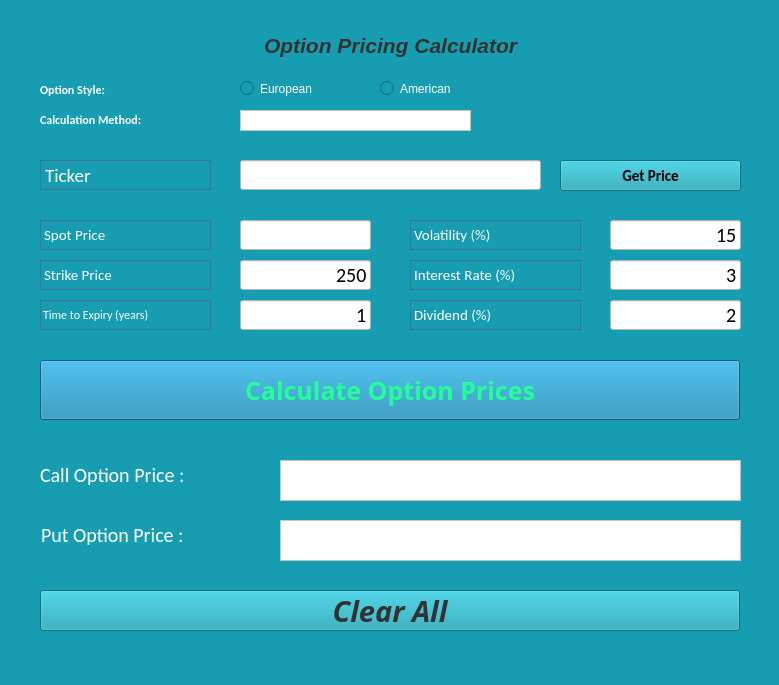
<?xml version="1.0" encoding="UTF-8"?>
<ui version="4.0">
 <class>MainWindow</class>
 <widget class="QMainWindow" name="MainWindow">
  <property name="geometry">
   <rect>
    <x>0</x>
    <y>0</y>
    <width>779</width>
    <height>685</height>
   </rect>
  </property>
  <property name="windowTitle">
   <string>Option Pricing Calculator</string>
  </property>
  <property name="styleSheet">
   <string notr="true">background-color: rgb(23, 157, 177)</string>
  </property>
  <widget class="QWidget" name="centralwidget">
   <widget class="QPushButton" name="pushButton_Calculate">
    <property name="geometry">
     <rect>
      <x>40</x>
      <y>360</y>
      <width>700</width>
      <height>60</height>
     </rect>
    </property>
    <property name="font">
     <font>
      <family>Book Antiqua</family>
      <pointsize>19</pointsize>
      <weight>75</weight>
      <bold>true</bold>
     </font>
    </property>
    <property name="styleSheet">
     <string notr="true">background-color: rgb(20, 130, 177); color:rgb(35, 255, 152)</string>
    </property>
    <property name="text">
     <string>Calculate Option Prices</string>
    </property>
   </widget>
   <widget class="QLabel" name="label_2">
    <property name="geometry">
     <rect>
      <x>40</x>
      <y>220</y>
      <width>171</width>
      <height>30</height>
     </rect>
    </property>
    <property name="font">
     <font>
      <family>Calibri</family>
      <pointsize>11</pointsize>
     </font>
    </property>
    <property name="styleSheet">
     <string notr="true">color: rgb(255, 255, 255); border: 1px solid rgb(65, 113, 156)</string>
    </property>
    <property name="text">
     <string>Spot Price</string>
    </property>
   </widget>
   <widget class="QLabel" name="label_4">
    <property name="geometry">
     <rect>
      <x>40</x>
      <y>300</y>
      <width>171</width>
      <height>30</height>
     </rect>
    </property>
    <property name="font">
     <font>
      <family>Calibri</family>
      <pointsize>9</pointsize>
     </font>
    </property>
    <property name="styleSheet">
     <string notr="true">color: rgb(255, 255, 255); border: 1px solid rgb(65, 113, 156)</string>
    </property>
    <property name="text">
     <string>Time to Expiry (years)</string>
    </property>
   </widget>
   <widget class="QLabel" name="label_5">
    <property name="geometry">
     <rect>
      <x>40</x>
      <y>460</y>
      <width>231</width>
      <height>30</height>
     </rect>
    </property>
    <property name="font">
     <font>
      <family>Calibri</family>
      <pointsize>15</pointsize>
     </font>
    </property>
    <property name="styleSheet">
     <string notr="true">color: rgb(255, 255, 255)</string>
    </property>
    <property name="text">
     <string>Call Option Price :</string>
    </property>
   </widget>
   <widget class="QLineEdit" name="lineEdit_SpotPrice">
    <property name="geometry">
     <rect>
      <x>240</x>
      <y>220</y>
      <width>131</width>
      <height>30</height>
     </rect>
    </property>
    <property name="font">
     <font>
      <family>Calibri</family>
      <pointsize>15</pointsize>
     </font>
    </property>
    <property name="styleSheet">
     <string notr="true">background-color: rgb(255, 255, 255)</string>
    </property>
    <property name="text">
     <string/>
    </property>
    <property name="alignment">
     <set>Qt::AlignRight|Qt::AlignTrailing|Qt::AlignVCenter</set>
    </property>
   </widget>
   <widget class="QLineEdit" name="lineEdit_StrikePrice">
    <property name="geometry">
     <rect>
      <x>240</x>
      <y>260</y>
      <width>131</width>
      <height>30</height>
     </rect>
    </property>
    <property name="font">
     <font>
      <family>Calibri</family>
      <pointsize>15</pointsize>
     </font>
    </property>
    <property name="styleSheet">
     <string notr="true">background-color: rgb(255, 255, 255)</string>
    </property>
    <property name="text">
     <string>250</string>
    </property>
    <property name="alignment">
     <set>Qt::AlignRight|Qt::AlignTrailing|Qt::AlignVCenter</set>
    </property>
   </widget>
   <widget class="QLineEdit" name="lineEdit_TimetoExpiry">
    <property name="geometry">
     <rect>
      <x>240</x>
      <y>300</y>
      <width>131</width>
      <height>30</height>
     </rect>
    </property>
    <property name="font">
     <font>
      <family>Calibri</family>
      <pointsize>15</pointsize>
     </font>
    </property>
    <property name="styleSheet">
     <string notr="true">background-color: rgb(255, 255, 255)</string>
    </property>
    <property name="text">
     <string>1</string>
    </property>
    <property name="alignment">
     <set>Qt::AlignRight|Qt::AlignTrailing|Qt::AlignVCenter</set>
    </property>
   </widget>
   <widget class="QLabel" name="label_3">
    <property name="geometry">
     <rect>
      <x>40</x>
      <y>260</y>
      <width>171</width>
      <height>30</height>
     </rect>
    </property>
    <property name="font">
     <font>
      <family>Calibri</family>
      <pointsize>11</pointsize>
     </font>
    </property>
    <property name="styleSheet">
     <string notr="true">color: rgb(255, 255, 255); border: 1px solid rgb(65, 113, 156)</string>
    </property>
    <property name="text">
     <string>Strike Price</string>
    </property>
   </widget>
   <widget class="QLabel" name="label_6">
    <property name="geometry">
     <rect>
      <x>410</x>
      <y>220</y>
      <width>171</width>
      <height>30</height>
     </rect>
    </property>
    <property name="font">
     <font>
      <family>Calibri</family>
      <pointsize>11</pointsize>
     </font>
    </property>
    <property name="styleSheet">
     <string notr="true">color: rgb(255, 255, 255); border: 1px solid rgb(65, 113, 156)</string>
    </property>
    <property name="text">
     <string>Volatility (%)</string>
    </property>
   </widget>
   <widget class="QLabel" name="label_7">
    <property name="geometry">
     <rect>
      <x>410</x>
      <y>260</y>
      <width>171</width>
      <height>30</height>
     </rect>
    </property>
    <property name="font">
     <font>
      <family>Calibri</family>
      <pointsize>11</pointsize>
     </font>
    </property>
    <property name="styleSheet">
     <string notr="true">color: rgb(255, 255, 255); border: 1px solid rgb(65, 113, 156)</string>
    </property>
    <property name="text">
     <string>Interest Rate (%)</string>
    </property>
   </widget>
   <widget class="QLabel" name="label_8">
    <property name="geometry">
     <rect>
      <x>410</x>
      <y>300</y>
      <width>171</width>
      <height>30</height>
     </rect>
    </property>
    <property name="font">
     <font>
      <family>Calibri</family>
      <pointsize>11</pointsize>
     </font>
    </property>
    <property name="styleSheet">
     <string notr="true">color: rgb(255, 255, 255); border: 1px solid rgb(65, 113, 156)</string>
    </property>
    <property name="text">
     <string>Dividend (%)</string>
    </property>
   </widget>
   <widget class="QLineEdit" name="lineEdit_Volatility">
    <property name="geometry">
     <rect>
      <x>610</x>
      <y>220</y>
      <width>131</width>
      <height>30</height>
     </rect>
    </property>
    <property name="font">
     <font>
      <family>Calibri</family>
      <pointsize>15</pointsize>
     </font>
    </property>
    <property name="styleSheet">
     <string notr="true">background-color: rgb(255, 255, 255)</string>
    </property>
    <property name="text">
     <string>15</string>
    </property>
    <property name="alignment">
     <set>Qt::AlignRight|Qt::AlignTrailing|Qt::AlignVCenter</set>
    </property>
   </widget>
   <widget class="QLineEdit" name="lineEdit_InterestRate">
    <property name="geometry">
     <rect>
      <x>610</x>
      <y>260</y>
      <width>131</width>
      <height>30</height>
     </rect>
    </property>
    <property name="font">
     <font>
      <family>Calibri</family>
      <pointsize>15</pointsize>
     </font>
    </property>
    <property name="styleSheet">
     <string notr="true">background-color: rgb(255, 255, 255)</string>
    </property>
    <property name="text">
     <string>3</string>
    </property>
    <property name="alignment">
     <set>Qt::AlignRight|Qt::AlignTrailing|Qt::AlignVCenter</set>
    </property>
   </widget>
   <widget class="QLineEdit" name="lineEdit_Dividend">
    <property name="geometry">
     <rect>
      <x>610</x>
      <y>300</y>
      <width>131</width>
      <height>30</height>
     </rect>
    </property>
    <property name="font">
     <font>
      <family>Calibri</family>
      <pointsize>15</pointsize>
     </font>
    </property>
    <property name="styleSheet">
     <string notr="true">background-color: rgb(255, 255, 255)</string>
    </property>
    <property name="text">
     <string>2</string>
    </property>
    <property name="alignment">
     <set>Qt::AlignRight|Qt::AlignTrailing|Qt::AlignVCenter</set>
    </property>
   </widget>
   <widget class="QLabel" name="label_9">
    <property name="geometry">
     <rect>
      <x>41</x>
      <y>520</y>
      <width>221</width>
      <height>30</height>
     </rect>
    </property>
    <property name="font">
     <font>
      <family>Calibri</family>
      <pointsize>15</pointsize>
     </font>
    </property>
    <property name="styleSheet">
     <string notr="true">color: rgb(255, 255, 255)</string>
    </property>
    <property name="text">
     <string>Put Option Price :</string>
    </property>
   </widget>
   <widget class="QLabel" name="label">
    <property name="geometry">
     <rect>
      <x>40</x>
      <y>10</y>
      <width>701</width>
      <height>71</height>
     </rect>
    </property>
    <property name="font">
     <font>
      <pointsize>10</pointsize>
     </font>
    </property>
    <property name="styleSheet">
     <string notr="true">color: rgb(255, 255, 255);</string>
    </property>
    <property name="text">
     <string>&lt;html&gt;&lt;head/&gt;&lt;body&gt;&lt;p align=&quot;center&quot;&gt;&lt;span style=&quot; font-size:16pt; font-weight:600; font-style:italic; color:#323232;&quot;&gt;Option Pricing Calculator&lt;/span&gt;&lt;/p&gt;&lt;/body&gt;&lt;/html&gt;</string>
    </property>
   </widget>
   <widget class="QPushButton" name="pushButton_Reset">
    <property name="geometry">
     <rect>
      <x>40</x>
      <y>590</y>
      <width>700</width>
      <height>41</height>
     </rect>
    </property>
    <property name="font">
     <font>
      <family>Bodoni MT Condensed</family>
      <pointsize>22</pointsize>
      <weight>75</weight>
      <italic>true</italic>
      <bold>true</bold>
     </font>
    </property>
    <property name="styleSheet">
     <string notr="true">color:rgb(50, 50, 50)</string>
    </property>
    <property name="text">
     <string>Clear All</string>
    </property>
   </widget>
   <widget class="QLabel" name="label_10">
    <property name="geometry">
     <rect>
      <x>40</x>
      <y>160</y>
      <width>171</width>
      <height>30</height>
     </rect>
    </property>
    <property name="font">
     <font>
      <family>Calibri</family>
      <pointsize>14</pointsize>
     </font>
    </property>
    <property name="styleSheet">
     <string notr="true">color: rgb(255, 255, 255); border: 1px solid rgb(65, 113, 156)</string>
    </property>
    <property name="text">
     <string>Ticker</string>
    </property>
   </widget>
   <widget class="QLineEdit" name="lineEdit_Ticker">
    <property name="geometry">
     <rect>
      <x>240</x>
      <y>160</y>
      <width>301</width>
      <height>30</height>
     </rect>
    </property>
    <property name="font">
     <font>
      <family>Calibri</family>
      <pointsize>15</pointsize>
     </font>
    </property>
    <property name="styleSheet">
     <string notr="true">background-color: rgb(255, 255, 255)</string>
    </property>
    <property name="text">
     <string/>
    </property>
   </widget>
   <widget class="QPushButton" name="pushButton_GetPrice">
    <property name="geometry">
     <rect>
      <x>560</x>
      <y>160</y>
      <width>181</width>
      <height>31</height>
     </rect>
    </property>
    <property name="font">
     <font>
      <family>Calibri</family>
      <pointsize>11</pointsize>
      <weight>75</weight>
      <bold>true</bold>
     </font>
    </property>
    <property name="text">
     <string>Get Price</string>
    </property>
   </widget>
   <widget class="QLabel" name="label_14">
    <property name="geometry">
     <rect>
      <x>40</x>
      <y>80</y>
      <width>181</width>
      <height>21</height>
     </rect>
    </property>
    <property name="font">
     <font>
      <family>Calibri</family>
      <pointsize>9</pointsize>
     </font>
    </property>
    <property name="text">
     <string>&lt;html&gt;&lt;head/&gt;&lt;body&gt;&lt;p&gt;&lt;span style=&quot; font-weight:600; color:#ffffff;&quot;&gt;Option Style:&lt;/span&gt;&lt;/p&gt;&lt;/body&gt;&lt;/html&gt;</string>
    </property>
   </widget>
   <widget class="QLabel" name="label_15">
    <property name="geometry">
     <rect>
      <x>40</x>
      <y>110</y>
      <width>181</width>
      <height>21</height>
     </rect>
    </property>
    <property name="font">
     <font>
      <family>Calibri</family>
      <pointsize>9</pointsize>
     </font>
    </property>
    <property name="text">
     <string>&lt;html&gt;&lt;head/&gt;&lt;body&gt;&lt;p&gt;&lt;span style=&quot; font-weight:600; color:#ffffff;&quot;&gt;Calculation Method:&lt;/span&gt;&lt;/p&gt;&lt;/body&gt;&lt;/html&gt;</string>
    </property>
   </widget>
   <widget class="QRadioButton" name="radioButton_European">
    <property name="geometry">
     <rect>
      <x>240</x>
      <y>80</y>
      <width>111</width>
      <height>17</height>
     </rect>
    </property>
    <property name="font">
     <font>
      <pointsize>9</pointsize>
     </font>
    </property>
    <property name="styleSheet">
     <string notr="true">color: rgb(255, 255, 255);</string>
    </property>
    <property name="text">
     <string>European</string>
    </property>
   </widget>
   <widget class="QRadioButton" name="radioButton_American">
    <property name="geometry">
     <rect>
      <x>380</x>
      <y>80</y>
      <width>111</width>
      <height>17</height>
     </rect>
    </property>
    <property name="font">
     <font>
      <pointsize>9</pointsize>
     </font>
    </property>
    <property name="styleSheet">
     <string notr="true">color: rgb(255, 255, 255);</string>
    </property>
    <property name="text">
     <string>American</string>
    </property>
   </widget>
   <widget class="QTextBrowser" name="textBrowser_CalcMethod">
    <property name="geometry">
     <rect>
      <x>240</x>
      <y>110</y>
      <width>231</width>
      <height>21</height>
     </rect>
    </property>
    <property name="font">
     <font>
      <pointsize>9</pointsize>
     </font>
    </property>
    <property name="autoFillBackground">
     <bool>false</bool>
    </property>
    <property name="styleSheet">
     <string notr="true">background-color: rgb(255, 255, 255)</string>
    </property>
    <property name="verticalScrollBarPolicy">
     <enum>Qt::ScrollBarAlwaysOff</enum>
    </property>
    <property name="html">
     <string>&lt;!DOCTYPE HTML PUBLIC &quot;-//W3C//DTD HTML 4.0//EN&quot; &quot;http://www.w3.org/TR/REC-html40/strict.dtd&quot;&gt;
&lt;html&gt;&lt;head&gt;&lt;meta name=&quot;qrichtext&quot; content=&quot;1&quot; /&gt;&lt;style type=&quot;text/css&quot;&gt;
p, li { white-space: pre-wrap; }
&lt;/style&gt;&lt;/head&gt;&lt;body style=&quot; font-family:'MS Shell Dlg 2'; font-size:9pt; font-weight:400; font-style:normal;&quot;&gt;
&lt;p style=&quot;-qt-paragraph-type:empty; margin-top:0px; margin-bottom:0px; margin-left:0px; margin-right:0px; -qt-block-indent:0; text-indent:0px; font-size:8.25pt;&quot;&gt;&lt;br /&gt;&lt;/p&gt;&lt;/body&gt;&lt;/html&gt;</string>
    </property>
   </widget>
   <widget class="QTextBrowser" name="textBrowser_CallPrice">
    <property name="geometry">
     <rect>
      <x>280</x>
      <y>460</y>
      <width>461</width>
      <height>41</height>
     </rect>
    </property>
    <property name="font">
     <font>
      <pointsize>17</pointsize>
     </font>
    </property>
    <property name="autoFillBackground">
     <bool>false</bool>
    </property>
    <property name="styleSheet">
     <string notr="true">background-color: rgb(255, 255, 255)</string>
    </property>
    <property name="verticalScrollBarPolicy">
     <enum>Qt::ScrollBarAlwaysOff</enum>
    </property>
    <property name="html">
     <string>&lt;!DOCTYPE HTML PUBLIC &quot;-//W3C//DTD HTML 4.0//EN&quot; &quot;http://www.w3.org/TR/REC-html40/strict.dtd&quot;&gt;
&lt;html&gt;&lt;head&gt;&lt;meta name=&quot;qrichtext&quot; content=&quot;1&quot; /&gt;&lt;style type=&quot;text/css&quot;&gt;
p, li { white-space: pre-wrap; }
&lt;/style&gt;&lt;/head&gt;&lt;body style=&quot; font-family:'MS Shell Dlg 2'; font-size:17pt; font-weight:400; font-style:normal;&quot;&gt;
&lt;p style=&quot;-qt-paragraph-type:empty; margin-top:0px; margin-bottom:0px; margin-left:0px; margin-right:0px; -qt-block-indent:0; text-indent:0px; font-size:8.25pt;&quot;&gt;&lt;br /&gt;&lt;/p&gt;&lt;/body&gt;&lt;/html&gt;</string>
    </property>
   </widget>
   <widget class="QTextBrowser" name="textBrowser_PutPrice">
    <property name="geometry">
     <rect>
      <x>280</x>
      <y>520</y>
      <width>461</width>
      <height>41</height>
     </rect>
    </property>
    <property name="font">
     <font>
      <pointsize>17</pointsize>
     </font>
    </property>
    <property name="autoFillBackground">
     <bool>false</bool>
    </property>
    <property name="styleSheet">
     <string notr="true">background-color: rgb(255, 255, 255)</string>
    </property>
    <property name="verticalScrollBarPolicy">
     <enum>Qt::ScrollBarAlwaysOff</enum>
    </property>
    <property name="html">
     <string>&lt;!DOCTYPE HTML PUBLIC &quot;-//W3C//DTD HTML 4.0//EN&quot; &quot;http://www.w3.org/TR/REC-html40/strict.dtd&quot;&gt;
&lt;html&gt;&lt;head&gt;&lt;meta name=&quot;qrichtext&quot; content=&quot;1&quot; /&gt;&lt;style type=&quot;text/css&quot;&gt;
p, li { white-space: pre-wrap; }
&lt;/style&gt;&lt;/head&gt;&lt;body style=&quot; font-family:'MS Shell Dlg 2'; font-size:17pt; font-weight:400; font-style:normal;&quot;&gt;
&lt;p style=&quot;-qt-paragraph-type:empty; margin-top:0px; margin-bottom:0px; margin-left:0px; margin-right:0px; -qt-block-indent:0; text-indent:0px; font-size:8.25pt;&quot;&gt;&lt;br /&gt;&lt;/p&gt;&lt;/body&gt;&lt;/html&gt;</string>
    </property>
   </widget>
  </widget>
 </widget>
 <resources/>
 <connections/>
</ui>
